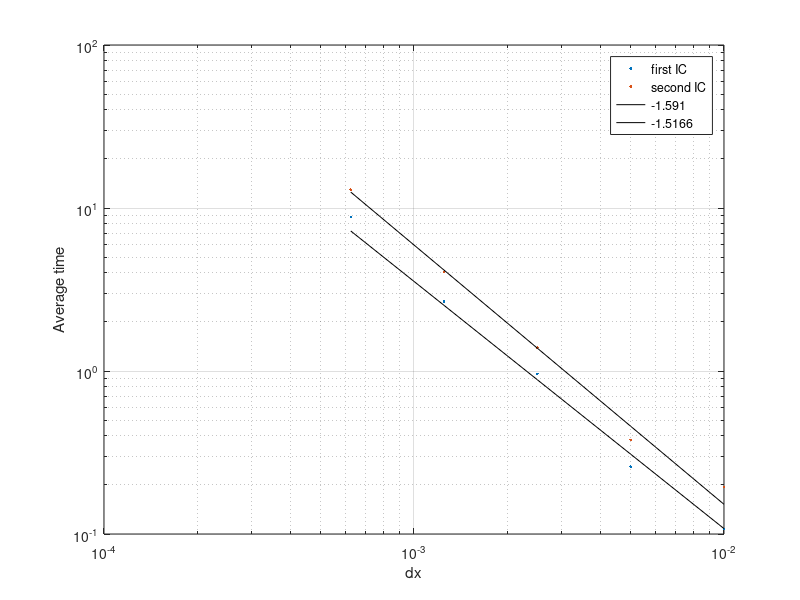

MATLAB code for this plot:
clc;
close all;
clear;
%% performance
dx = [0.01; 0.005; 0.0025; 0.00125; 0.000625];

 t1 = [0.021078 0.023511 0.020414 0.020510 0.021480;
       0.056424 0.050737 0.050780 0.051324 0.050160;
       0.185856 0.183104 0.197331 0.199605 0.195946;
       0.537020 0.538235 0.537102 0.523473 0.532027;
       1.709848 1.789554 1.766340 1.750415 1.797214];

 t2 = [0.048333 0.033018 0.036200 0.036147 0.039900;
     0.075271 0.075834 0.075253 0.077104 0.075289;
     0.277125 0.275365 0.279388 0.278109 0.281152;
     0.810744 0.809025 0.802739 0.807690 0.807626
     2.631252 2.615852 2.571127 2.547544 2.606592 ];
 
 t1Aver = zeros(length(dx),1);
 t2Aver = zeros(length(dx),1);
 for i = 1: size(dx)
     t1Aver(i) = sum(t1(i,:));
     t2Aver(i) = sum(t2(i,:));
 end
%% compute order of growth
compute_rate  = @(err, h)(log(err(1:end-1)./err(2:end)) ./ log(h(1:end-1)./h(2:end)));
p1 = compute_rate(t1Aver, dx);
averp1 = sum(p1)/length(p1);
p2 = compute_rate(t2Aver, dx);
averp2 = sum(p2)/length(p2);

%% plot
loglog(dx, t1Aver, '.', dx, t2Aver, '.', dx, dx.^(averp1)*1.e-4, 'k-',dx, dx.^(averp2)*1.e-4, 'k-', 'markersize', 15);
legend('first IC', 'second IC', num2str(averp1), num2str(averp2));
xlabel 'dx';
ylabel 'Average time';
grid on;